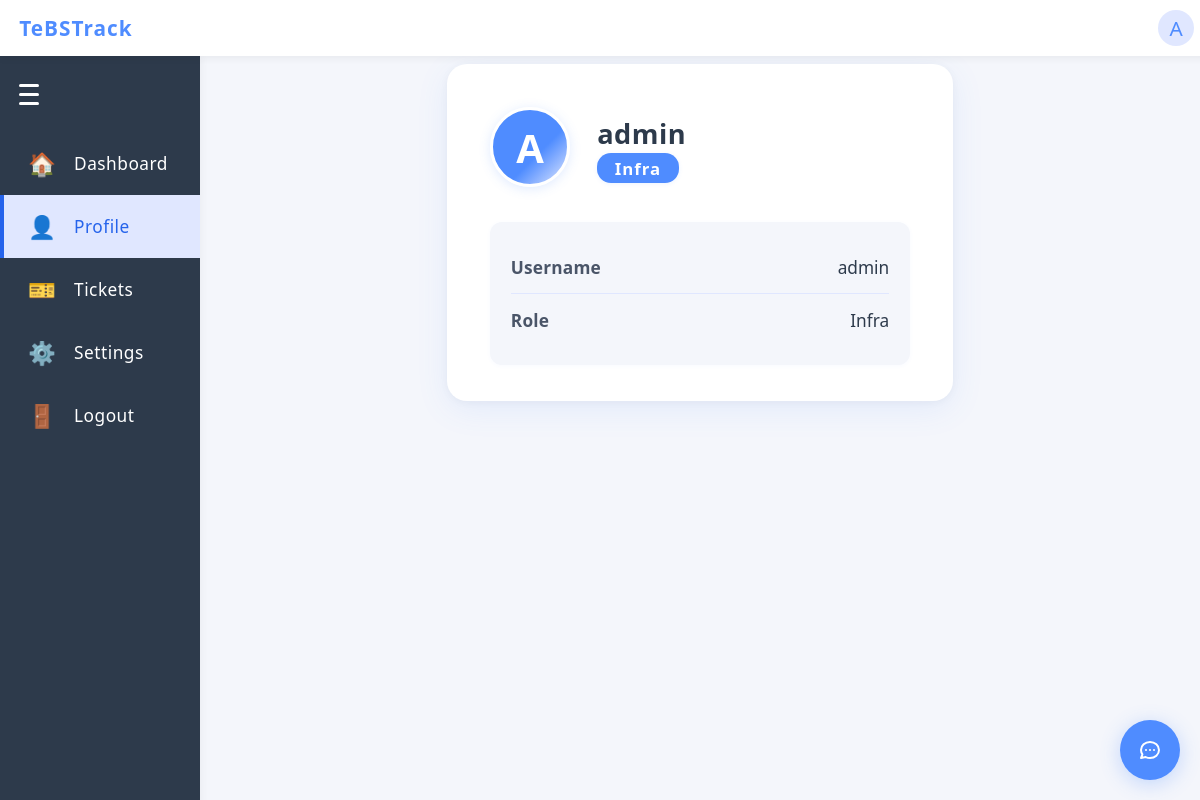
Before: /profile (signed in) with the older database file.
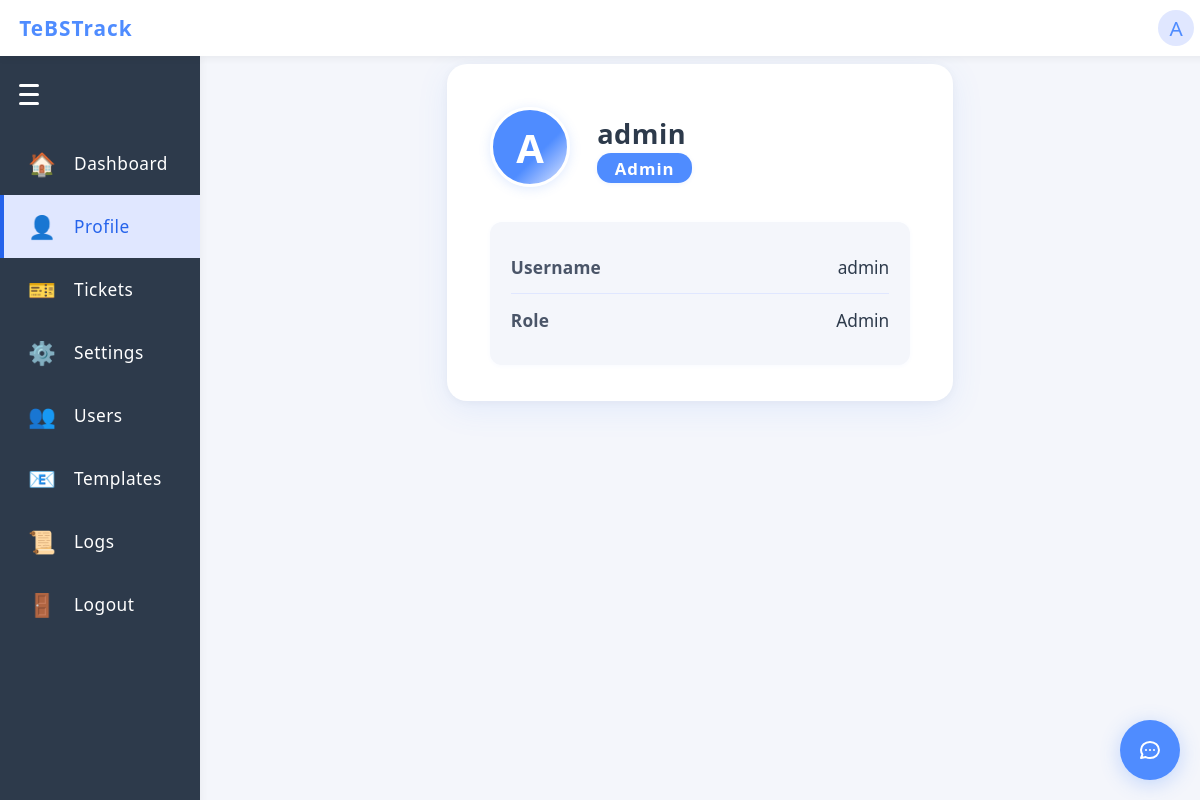
After: the same page with the newer database file.
### app/models.py (models this page shows)
class User(UserMixin, db.Model):
    id = db.Column(db.Integer, primary_key=True)
    username = db.Column(db.String(150), unique=True, nullable=False)
    password = db.Column(db.String(150), nullable=False)
    role = db.Column(db.String(20), nullable=False, default='infra')  # 'admin' or 'infra'

### app/routes.py (the view)
@main.route('/profile')
@login_required
def profile():
    return render_template('profile.html')

### app/__init__.py (called while the page is built)
def create_app():
    app = Flask(__name__)
    app.config.from_object('config.Config')
    app.config['SESSION_COOKIE_HTTPONLY'] = True  # Prevent JS access to session cookie
    app.config['SESSION_COOKIE_SAMESITE'] = 'Lax'  # Restrict cross-site requests
    csrf.init_app(app)
    db.init_app(app)
    login_manager.init_app(app)
    app.register_blueprint(main)
    from flask_wtf.csrf import CSRFError
    from .routes import LoginForm
    from flask import render_template, flash
    @app.errorhandler(CSRFError)
    def handle_csrf_error(e):
        flash('CSRF token missing or invalid. Please refresh the page and try again.', 'error')
        return render_template('login.html', form=LoginForm()), 400
    from .models import User
    @login_manager.user_loader
    def load_user(user_id):
        return User.query.get(int(user_id))
    return app

### app/routes.py (called while the page is built)
@main.before_app_request
def require_login():
    allowed_routes = ['main.login', 'static']
    if not current_user.is_authenticated and request.endpoint not in allowed_routes:
        return redirect(url_for('main.login'))

### app/templates/profile.html (shortened to what this page needs)
{% extends 'base.html' %}
{% block content %}
<div class="profile-container">
  <div class="profile-header">
    <div class="profile-avatar">
      {{ current_user.username[0]|upper if current_user.username else '?' }}
    </div>
    <div class="profile-info">
      <h2>{{ current_user.username }}</h2>
      <span class="profile-role">{{ current_user.role|capitalize }}</span>
    </div>
  </div>
  <div class="profile-details">
    <div class="profile-row">
      <span class="profile-label">Username</span>
      <span class="profile-value">{{ current_user.username }}</span>
    </div>
    <div class="profile-row">
      <span class="profile-label">Role</span>
      <span class="profile-value">{{ current_user.role|capitalize }}</span>
    </div>
  </div>
</div>
{% endblock %}

### app/templates/base.html (shortened to what this page needs)
<!doctype html>
<html lang="en">
<head>
</head>
<body>
  <div class="navbar">
    <a href="{{ url_for('main.index') }}" class="navbar-title" style="text-decoration:none;">
      TeBSTrack
    </a>
    {% if current_user.is_authenticated %}
    <div class="navbar-profile" id="profile-btn">
      <span class="profile-icon">{{ current_user.username[0]|upper if current_user.username else '?' }}</span>
    </div>
    {% endif %}
  </div>
  {% if not hide_sidenav %}
    <div class="sidenav-hamburger" id="sidenav-hamburger">
      <span></span>
      <span></span>
      <span></span>
    </div>
    <a href="{{ url_for('main.index') }}" class="sidenav-link{% if request.endpoint == 'main.index' %} active{% endif %}" data-label="Dashboard">
      <span class="sidenav-icon">🏠</span>
      <span class="sidenav-label">Dashboard</span>
    </a>
    <a href="{{ url_for('main.profile') }}" class="sidenav-link{% if request.endpoint == 'main.profile' %} active{% endif %}" data-label="Profile">
      <span class="sidenav-icon">👤</span>
      <span class="sidenav-label">Profile</span>
    </a>
    <a href="{{ url_for('main.tickets') }}" class="sidenav-link{% if request.endpoint in ['main.tickets', 'main.view_ticket'] %} active{% endif %}" data-label="Tickets">
      <span class="sidenav-icon">🎫</span>
      <span class="sidenav-label">Tickets</span>
    </a>
    <a href="{{ url_for('main.settings') }}" class="sidenav-link{% if request.endpoint == 'main.settings' %} active{% endif %}" data-label="Settings">
      <span class="sidenav-icon">⚙️</span>
      <span class="sidenav-label">Settings</span>
    </a>
    {% if current_user.role == 'admin' %}
    <a href="{{ url_for('main.manage_users') }}" class="sidenav-link{% if request.endpoint == 'main.manage_users' %} active{% endif %}" data-label="Users">
      <span class="sidenav-icon">👥</span>
      <span class="sidenav-label">Users</span>
    </a>
    <a href="{{ url_for('main.manage_email_templates') }}" class="sidenav-link" data-label="Templates">
      <span class="sidenav-icon">📧</span>
      <span class="sidenav-label">Templates</span>
    </a>
    <a href="{{ url_for('main.audit_logs') }}" class="sidenav-link{% if request.endpoint == 'main.audit_logs' %} active{% endif %}" data-label="Logs">
      <span class="sidenav-icon">📜</span>
      <span class="sidenav-label">Logs</span>
    </a>
    {% endif %}
    <a href="{{ url_for('main.logout') }}" class="sidenav-link{% if request.endpoint == 'main.logout' %} active{% endif %}" data-label="Logout">
      <span class="sidenav-icon">🚪</span>
      <span class="sidenav-label">Logout</span>
    </a>
  {% endif %}
  <div class="main-content{% if hide_sidenav %} no-sidenav{% endif %}">
    {% block content %}{% endblock %}
  </div>
  {% if current_user.is_authenticated %}
    {% include 'chatbot_component.html' %}
  {% endif %}
  <link rel="stylesheet" href="https://cdnjs.cloudflare.com/ajax/libs/font-awesome/6.0.0/css/all.min.css">
</body>
</html>

Changed rows visible on the page:
changed User "admin": role "Infra" → "Admin"
Other visible differences:
text now shown: "👥 Users 📧 Templates 📜 Logs"
